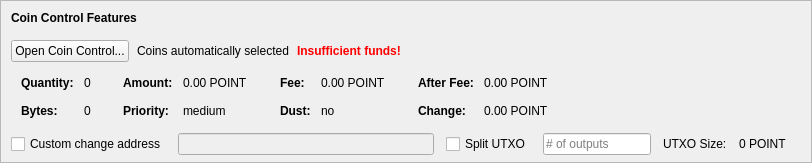
    <widget class="QFrame" name="frameCoinControl">
     <property name="sizePolicy">
      <sizepolicy hsizetype="Expanding" vsizetype="Expanding">
       <horstretch>0</horstretch>
       <verstretch>0</verstretch>
      </sizepolicy>
     </property>
     <property name="maximumSize">
      <size>
       <width>16777215</width>
       <height>16777215</height>
      </size>
     </property>
     <property name="frameShape">
      <enum>QFrame::StyledPanel</enum>
     </property>
     <property name="frameShadow">
      <enum>QFrame::Sunken</enum>
     </property>
     <layout class="QVBoxLayout" name="verticalLayoutCoinControl2">
      <property name="spacing">
       <number>0</number>
      </property>
      <property name="leftMargin">
       <number>0</number>
      </property>
      <property name="topMargin">
       <number>0</number>
      </property>
      <property name="rightMargin">
       <number>0</number>
      </property>
      <property name="bottomMargin">
       <number>6</number>
      </property>
      <item>
       <layout class="QVBoxLayout" name="verticalLayoutCoinControl" stretch="0,0,0,0,1">
        <property name="spacing">
         <number>0</number>
        </property>
        <property name="leftMargin">
         <number>10</number>
        </property>
        <property name="topMargin">
         <number>10</number>
        </property>
        <item>
         <layout class="QHBoxLayout" name="horizontalLayoutCoinControl1">
          <property name="bottomMargin">
           <number>15</number>
          </property>
          <item>
           <widget class="QLabel" name="labelCoinControlFeatures">
            <property name="sizePolicy">
             <sizepolicy hsizetype="Preferred" vsizetype="Maximum">
              <horstretch>0</horstretch>
              <verstretch>0</verstretch>
             </sizepolicy>
            </property>
            <property name="font">
             <font>
              <weight>75</weight>
              <bold>true</bold>
             </font>
            </property>
            <property name="styleSheet">
             <string notr="true">font-weight:bold;</string>
            </property>
            <property name="text">
             <string>Coin Control Features</string>
            </property>
           </widget>
          </item>
         </layout>
        </item>
        <item>
         <layout class="QHBoxLayout" name="horizontalLayoutCoinControl2" stretch="0,0,0,0">
          <property name="spacing">
           <number>8</number>
          </property>
          <property name="bottomMargin">
           <number>10</number>
          </property>
          <item>
           <widget class="QPushButton" name="pushButtonCoinControl">
            <property name="styleSheet">
             <string notr="true"/>
            </property>
            <property name="text">
             <string>Open Coin Control...</string>
            </property>
            <property name="autoDefault">
             <bool>false</bool>
            </property>
           </widget>
          </item>
          <item>
           <widget class="QLabel" name="labelCoinControlAutomaticallySelected">
            <property name="text">
             <string>Coins automatically selected</string>
            </property>
            <property name="margin">
             <number>5</number>
            </property>
           </widget>
          </item>
          <item>
           <widget class="QLabel" name="labelCoinControlInsuffFunds">
            <property name="font">
             <font>
              <weight>75</weight>
              <bold>true</bold>
             </font>
            </property>
            <property name="styleSheet">
             <string notr="true">color:red;font-weight:bold;</string>
            </property>
            <property name="text">
             <string>Insufficient funds!</string>
            </property>
            <property name="margin">
             <number>5</number>
            </property>
           </widget>
          </item>
          <item>
           <spacer name="horizontalSpacerCoinControl">
            <property name="orientation">
             <enum>Qt::Horizontal</enum>
            </property>
            <property name="sizeHint" stdset="0">
             <size>
              <width>40</width>
              <height>1</height>
             </size>
            </property>
           </spacer>
          </item>
         </layout>
        </item>
        <item>
         <widget class="QWidget" name="widgetCoinControl" native="true">
          <property name="sizePolicy">
           <sizepolicy hsizetype="Preferred" vsizetype="Preferred">
            <horstretch>0</horstretch>
            <verstretch>0</verstretch>
           </sizepolicy>
          </property>
          <property name="minimumSize">
           <size>
            <width>0</width>
            <height>0</height>
           </size>
          </property>
          <property name="styleSheet">
           <string notr="true"/>
          </property>
          <layout class="QHBoxLayout" name="horizontalLayoutCoinControl5">
           <property name="leftMargin">
            <number>0</number>
           </property>
           <property name="topMargin">
            <number>0</number>
           </property>
           <property name="rightMargin">
            <number>0</number>
           </property>
           <property name="bottomMargin">
            <number>0</number>
           </property>
           <item>
            <layout class="QHBoxLayout" name="horizontalLayoutCoinControl3" stretch="0,0,0,1">
             <property name="spacing">
              <number>20</number>
             </property>
             <property name="topMargin">
              <number>0</number>
             </property>
             <property name="bottomMargin">
              <number>10</number>
             </property>
             <item>
              <layout class="QFormLayout" name="formLayoutCoinControl1">
               <property name="horizontalSpacing">
                <number>10</number>
               </property>
               <property name="verticalSpacing">
                <number>14</number>
               </property>
               <property name="leftMargin">
                <number>10</number>
               </property>
               <property name="topMargin">
                <number>4</number>
               </property>
               <property name="rightMargin">
                <number>6</number>
               </property>
               <item row="0" column="0">
                <widget class="QLabel" name="labelCoinControlQuantityText">
                 <property name="font">
                  <font>
                   <weight>75</weight>
                   <bold>true</bold>
                  </font>
                 </property>
                 <property name="text">
                  <string>Quantity:</string>
                 </property>
                 <property name="margin">
                  <number>0</number>
                 </property>
                </widget>
               </item>
               <item row="0" column="1">
                <widget class="QLabel" name="labelCoinControlQuantity">
                 <property name="cursor">
                  <cursorShape>IBeamCursor</cursorShape>
                 </property>
                 <property name="contextMenuPolicy">
                  <enum>Qt::ActionsContextMenu</enum>
                 </property>
                 <property name="text">
                  <string notr="true">0</string>
                 </property>
                 <property name="margin">
                  <number>0</number>
                 </property>
                 <property name="textInteractionFlags">
                  <set>Qt::LinksAccessibleByMouse|Qt::TextSelectableByKeyboard|Qt::TextSelectableByMouse</set>
                 </property>
                </widget>
               </item>
               <item row="1" column="0">
                <widget class="QLabel" name="labelCoinControlBytesText">
                 <property name="font">
                  <font>
                   <weight>75</weight>
                   <bold>true</bold>
                  </font>
                 </property>
                 <property name="text">
                  <string>Bytes:</string>
                 </property>
                </widget>
               </item>
               <item row="1" column="1">
                <widget class="QLabel" name="labelCoinControlBytes">
                 <property name="cursor">
                  <cursorShape>IBeamCursor</cursorShape>
                 </property>
                 <property name="contextMenuPolicy">
                  <enum>Qt::ActionsContextMenu</enum>
                 </property>
                 <property name="text">
                  <string notr="true">0</string>
                 </property>
                 <property name="textInteractionFlags">
                  <set>Qt::LinksAccessibleByMouse|Qt::TextSelectableByKeyboard|Qt::TextSelectableByMouse</set>
                 </property>
                </widget>
               </item>
              </layout>
             </item>
             <item>
              <layout class="QFormLayout" name="formLayoutCoinControl2">
               <property name="horizontalSpacing">
                <number>10</number>
               </property>
               <property name="verticalSpacing">
                <number>14</number>
               </property>
               <property name="leftMargin">
                <number>6</number>
               </property>
               <property name="topMargin">
                <number>4</number>
               </property>
               <property name="rightMargin">
                <number>6</number>
               </property>
               <item row="0" column="0">
                <widget class="QLabel" name="labelCoinControlAmountText">
                 <property name="font">
                  <font>
                   <weight>75</weight>
                   <bold>true</bold>
                  </font>
                 </property>
                 <property name="text">
                  <string>Amount:</string>
                 </property>
                 <property name="margin">
                  <number>0</number>
                 </property>
                </widget>
               </item>
               <item row="0" column="1">
                <widget class="QLabel" name="labelCoinControlAmount">
                 <property name="cursor">
                  <cursorShape>IBeamCursor</cursorShape>
                 </property>
                 <property name="contextMenuPolicy">
                  <enum>Qt::ActionsContextMenu</enum>
                 </property>
                 <property name="text">
                  <string notr="true">0.00 POINT</string>
                 </property>
                 <property name="textInteractionFlags">
                  <set>Qt::LinksAccessibleByMouse|Qt::TextSelectableByKeyboard|Qt::TextSelectableByMouse</set>
                 </property>
                </widget>
               </item>
               <item row="1" column="0">
                <widget class="QLabel" name="labelCoinControlPriorityText">
                 <property name="font">
                  <font>
                   <weight>75</weight>
                   <bold>true</bold>
                  </font>
                 </property>
                 <property name="text">
                  <string>Priority:</string>
                 </property>
                </widget>
               </item>
               <item row="1" column="1">
                <widget class="QLabel" name="labelCoinControlPriority">
                 <property name="cursor">
                  <cursorShape>IBeamCursor</cursorShape>
                 </property>
                 <property name="contextMenuPolicy">
                  <enum>Qt::ActionsContextMenu</enum>
                 </property>
                 <property name="text">
                  <string>medium</string>
                 </property>
                 <property name="textInteractionFlags">
                  <set>Qt::LinksAccessibleByMouse|Qt::TextSelectableByKeyboard|Qt::TextSelectableByMouse</set>
                 </property>
                </widget>
               </item>
              </layout>
             </item>
             <item>
              <layout class="QFormLayout" name="formLayoutCoinControl3">
               <property name="horizontalSpacing">
                <number>10</number>
               </property>
               <property name="verticalSpacing">
                <number>14</number>
               </property>
               <property name="leftMargin">
                <number>6</number>
               </property>
               <property name="topMargin">
                <number>4</number>
               </property>
               <property name="rightMargin">
                <number>6</number>
               </property>
               <item row="0" column="0">
                <widget class="QLabel" name="labelCoinControlFeeText">
                 <property name="font">
                  <font>
                   <weight>75</weight>
                   <bold>true</bold>
                  </font>
                 </property>
                 <property name="text">
                  <string>Fee:</string>
                 </property>
                 <property name="margin">
                  <number>0</number>
                 </property>
                </widget>
               </item>
               <item row="0" column="1">
                <widget class="QLabel" name="labelCoinControlFee">
                 <property name="cursor">
                  <cursorShape>IBeamCursor</cursorShape>
                 </property>
                 <property name="contextMenuPolicy">
                  <enum>Qt::ActionsContextMenu</enum>
                 </property>
                 <property name="text">
                  <string notr="true">0.00 POINT</string>
                 </property>
                 <property name="textInteractionFlags">
                  <set>Qt::LinksAccessibleByMouse|Qt::TextSelectableByKeyboard|Qt::TextSelectableByMouse</set>
                 </property>
                </widget>
               </item>
               <item row="1" column="0">
                <widget class="QLabel" name="labelCoinControlLowOutputText">
                 <property name="font">
                  <font>
                   <weight>75</weight>
                   <bold>true</bold>
                  </font>
                 </property>
                 <property name="text">
                  <string>Dust:</string>
                 </property>
                </widget>
               </item>
               <item row="1" column="1">
                <widget class="QLabel" name="labelCoinControlLowOutput">
                 <property name="cursor">
                  <cursorShape>IBeamCursor</cursorShape>
                 </property>
                 <property name="contextMenuPolicy">
                  <enum>Qt::ActionsContextMenu</enum>
                 </property>
                 <property name="text">
                  <string>no</string>
                 </property>
                 <property name="textInteractionFlags">
                  <set>Qt::LinksAccessibleByMouse|Qt::TextSelectableByKeyboard|Qt::TextSelectableByMouse</set>
                 </property>
                </widget>
               </item>
              </layout>
             </item>
             <item>
              <layout class="QFormLayout" name="formLayoutCoinControl4">
               <property name="horizontalSpacing">
                <number>10</number>
               </property>
               <property name="verticalSpacing">
                <number>14</number>
               </property>
               <property name="leftMargin">
                <number>6</number>
               </property>
               <property name="topMargin">
                <number>4</number>
               </property>
               <property name="rightMargin">
                <number>6</number>
               </property>
               <item row="0" column="0">
                <widget class="QLabel" name="labelCoinControlAfterFeeText">
                 <property name="font">
                  <font>
                   <weight>75</weight>
                   <bold>true</bold>
                  </font>
                 </property>
                 <property name="text">
                  <string>After Fee:</string>
                 </property>
                 <property name="margin">
                  <number>0</number>
                 </property>
                </widget>
               </item>
               <item row="0" column="1">
                <widget class="QLabel" name="labelCoinControlAfterFee">
                 <property name="cursor">
                  <cursorShape>IBeamCursor</cursorShape>
                 </property>
                 <property name="contextMenuPolicy">
                  <enum>Qt::ActionsContextMenu</enum>
                 </property>
                 <property name="text">
                  <string notr="true">0.00 POINT</string>
                 </property>
                 <property name="textInteractionFlags">
                  <set>Qt::LinksAccessibleByMouse|Qt::TextSelectableByKeyboard|Qt::TextSelectableByMouse</set>
                 </property>
                </widget>
               </item>
               <item row="1" column="0">
                <widget class="QLabel" name="labelCoinControlChangeText">
                 <property name="font">
                  <font>
                   <weight>75</weight>
                   <bold>true</bold>
                  </font>
                 </property>
                 <property name="text">
                  <string>Change:</string>
                 </property>
                </widget>
               </item>
               <item row="1" column="1">
                <widget class="QLabel" name="labelCoinControlChange">
                 <property name="cursor">
                  <cursorShape>IBeamCursor</cursorShape>
                 </property>
                 <property name="contextMenuPolicy">
                  <enum>Qt::ActionsContextMenu</enum>
                 </property>
                 <property name="text">
                  <string notr="true">0.00 POINT</string>
                 </property>
                 <property name="textInteractionFlags">
                  <set>Qt::LinksAccessibleByMouse|Qt::TextSelectableByKeyboard|Qt::TextSelectableByMouse</set>
                 </property>
                </widget>
               </item>
              </layout>
             </item>
            </layout>
           </item>
          </layout>
         </widget>
        </item>
        <item>
         <layout class="QHBoxLayout" name="horizontalLayoutCoinControl4" stretch="0,0,0,0,0,0,0">
          <property name="spacing">
           <number>12</number>
          </property>
          <property name="sizeConstraint">
           <enum>QLayout::SetDefaultConstraint</enum>
          </property>
          <property name="topMargin">
           <number>5</number>
          </property>
          <property name="rightMargin">
           <number>5</number>
          </property>
          <item>
           <widget class="QCheckBox" name="checkBoxCoinControlChange">
            <property name="toolTip">
             <string>If this is activated, but the change address is empty or invalid, change will be sent to a newly generated address.</string>
            </property>
            <property name="text">
             <string>Custom change address</string>
            </property>
           </widget>
          </item>
          <item>
           <widget class="QValidatedLineEdit" name="lineEditCoinControlChange">
            <property name="enabled">
             <bool>false</bool>
            </property>
            <property name="sizePolicy">
             <sizepolicy hsizetype="Expanding" vsizetype="Fixed">
              <horstretch>0</horstretch>
              <verstretch>0</verstretch>
             </sizepolicy>
            </property>
           </widget>
          </item>
          <item>
           <widget class="QCheckBox" name="splitBlockCheckBox">
            <property name="text">
             <string>Split UTXO</string>
            </property>
           </widget>
          </item>
          <item>
           <widget class="QLineEdit" name="splitBlockLineEdit">
            <property name="sizePolicy">
             <sizepolicy hsizetype="Fixed" vsizetype="Fixed">
              <horstretch>50</horstretch>
              <verstretch>0</verstretch>
             </sizepolicy>
            </property>
            <property name="placeholderText">
             <string># of outputs</string>
            </property>
           </widget>
          </item>
          <item>
           <widget class="QLabel" name="labelBlockSizeText">
            <property name="text">
             <string>UTXO Size:</string>
            </property>
           </widget>
          </item>
          <item>
           <widget class="QLabel" name="labelBlockSize">
            <property name="text">
             <string>0 POINT</string>
            </property>
           </widget>
          </item>
          <item>
           <widget class="QLabel" name="labelCoinControlChangeLabel">
            <property name="sizePolicy">
             <sizepolicy hsizetype="Preferred" vsizetype="Expanding">
              <horstretch>0</horstretch>
              <verstretch>0</verstretch>
             </sizepolicy>
            </property>
            <property name="minimumSize">
             <size>
              <width>0</width>
              <height>0</height>
             </size>
            </property>
            <property name="text">
             <string/>
            </property>
            <property name="margin">
             <number>3</number>
            </property>
           </widget>
          </item>
         </layout>
        </item>
        <item>
         <spacer name="verticalSpacerCoinControl">
          <property name="orientation">
           <enum>Qt::Vertical</enum>
          </property>
          <property name="sizeHint" stdset="0">
           <size>
            <width>800</width>
            <height>1</height>
           </size>
          </property>
         </spacer>
        </item>
       </layout>
      </item>
     </layout>
    </widget>
